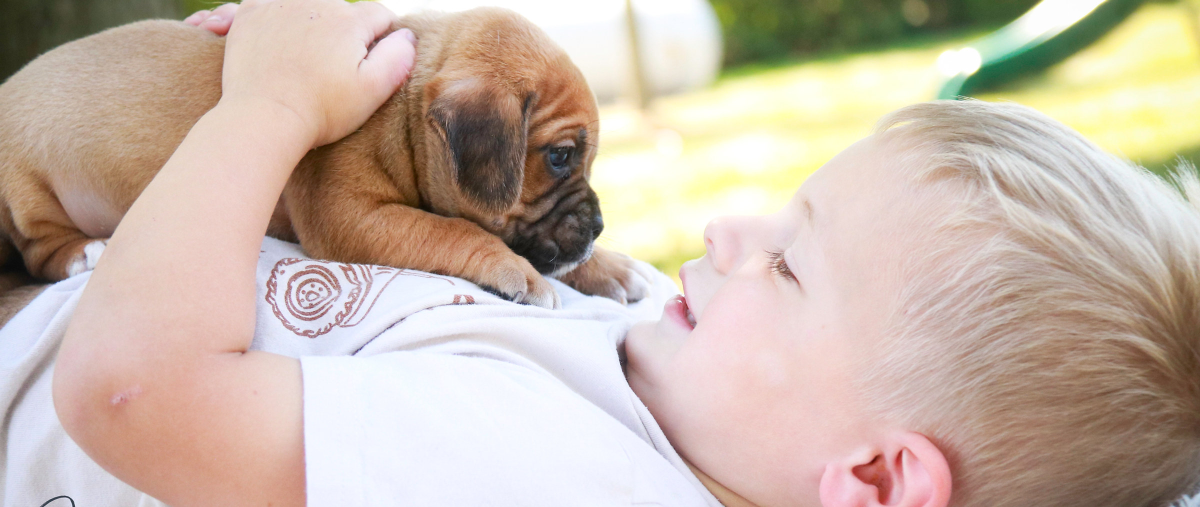
#> input picture img/brand/hero-home.jpg, 2400 x 1014 px (shown at 1/2 size); its folder holds only this picture in this run
$ python brand_images.py
#> lines starting #> are read from the running program, lines starting #| are printed output that depends on the picture
"""WebP derivatives for the local brand images, plus the social share card.

Listing photos are served by the Wix CDN with enc_auto, so they already arrive as AVIF or
WebP at the size each slot asks for. These are the only images the concept serves itself.

    python _harvest/brand_images.py
"""
import os
from PIL import Image

HERE = os.path.dirname(os.path.abspath(__file__))
ROOT = os.path.dirname(HERE)
SRC = os.path.join(ROOT, 'img', 'brand')
OUT = os.path.join(SRC, 'r')
os.makedirs(OUT, exist_ok=True)

INK = (38, 38, 38)   # --ink in css/style.css


def webp(src, widths, quality):
#> called with src = 'hero-home.jpg', widths = (800, 1400, 2000, 2400), quality = 78
    im = Image.open(os.path.join(SRC, src))
#> im is the input picture: PIL image 2400x1014 RGB; mean R, G, B 200.2, 183.2, 169.9
    stem = os.path.splitext(src)[0]
    made = []
    for w in widths:
        if w > im.width:
            continue
        h = round(im.height * w / im.width)
        dst = os.path.join(OUT, '%s-%d.webp' % (stem, w))
        im.resize((w, h), Image.LANCZOS).save(dst, 'WEBP', quality=quality, method=6)
        made.append((os.path.basename(dst), os.path.getsize(dst)))
#> this loop made 4 passes
#> pass 1, in webp, `im.resize((w, h), Image.LANCZOS).save(dst, 'WEBP', quality=quality, me..`:
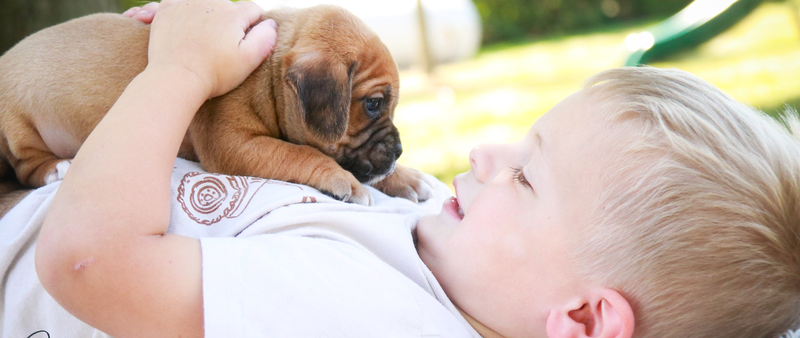
#> saved as hero-home-800.webp: PIL image 800x338 RGB; mean R, G, B 200.2, 183.2, 169.9
#> after the loop, made = [('hero-home-800.webp', 20578), ('hero-home-1400.webp', 46160), ('hero-home-2000.webp', 75774), ('hero-home-2400.webp', 101982)]
    return made


def og_card():
    """1200x630, the white wordmark centred on the brand charcoal."""
    card = Image.new('RGB', (1200, 630), INK)
    logo = Image.open(os.path.join(SRC, 'logo-white.png')).convert('RGBA')
    w = 760
    logo = logo.resize((w, round(logo.height * w / logo.width)), Image.LANCZOS)
    card.paste(logo, ((1200 - logo.width) // 2, (630 - logo.height) // 2), logo)
    dst = os.path.join(SRC, 'og-card.jpg')
    card.save(dst, 'JPEG', quality=86, optimize=True, progressive=True)
    return os.path.basename(dst), os.path.getsize(dst)


if __name__ == '__main__':
    rows = []
    rows += webp('hero-home.jpg', (800, 1400, 2000, 2400), 78)
#> rows has the same summary as made in webp
    # displayed at most 208px wide, so 420 covers a 2x screen and 900 covers 4x
    rows += webp('logo-white.png', (420, 900), 88)
#> (the run stopped early here; a loop or call above may not have finished)
